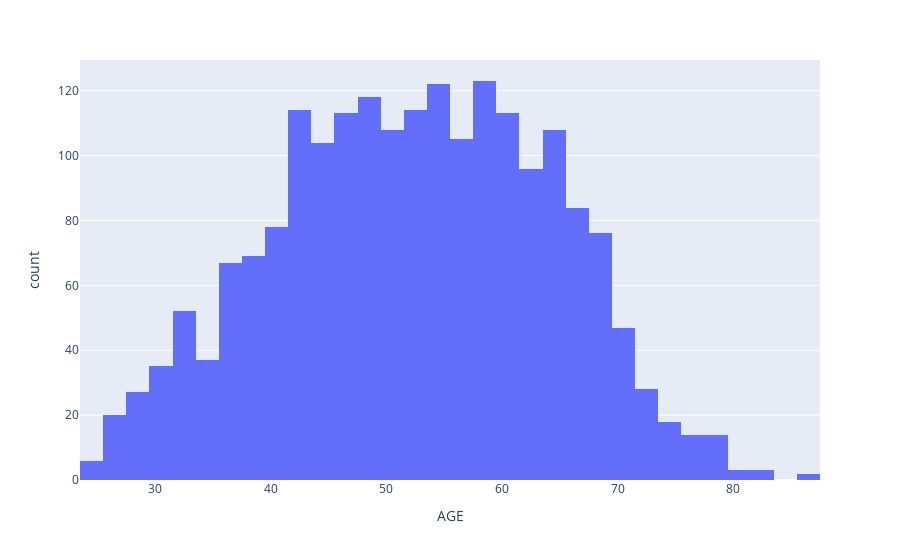

The notebook cell saved with this chart:
### Markdown cell above
### 5.3 Candidate Age Distribution

### Code cell
# Distribution of age
fig = px.histogram(df, x="AGE")
fig.show()

### Figure 1 — Plotly figure (JSON) as saved in the notebook; plotly's stock layout.template omitted (floating-point values rounded to 4 significant figures; data arrays with more than 128 entries replaced by an {"elided": "..."} marker saying what was removed)
{"data": [{"alignmentgroup": "True", "bingroup": "x", "hovertemplate": "AGE=%{x}<br>count=%{y}<extra></extra>", "legendgroup": "", "marker": {"color": "#636efa"}, "name": "", "offsetgroup": "", "orientation": "v", "showlegend": false, "type": "histogram", "x": {"elided": "2018 int values"}, "xaxis": "x", "yaxis": "y"}], "layout": {"barmode": "relative", "legend": {"tracegroupgap": 0}, "margin": {"t": 60}, "xaxis": {"anchor": "y", "domain": [0, 1], "title": {"text": "AGE"}}, "yaxis": {"anchor": "x", "domain": [0, 1], "title": {"text": "count"}}}}
